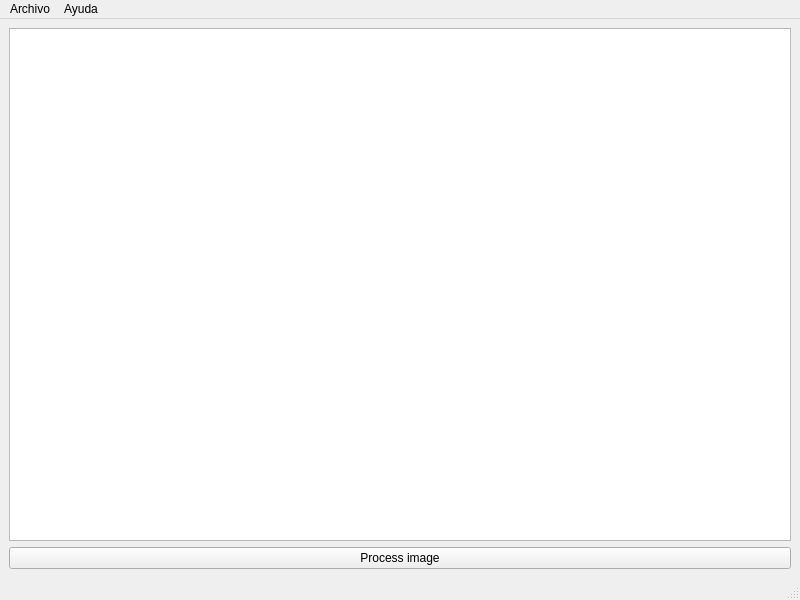
<?xml version="1.0" encoding="UTF-8"?>
<ui version="4.0">
 <class>MainWindow</class>
 <widget class="QMainWindow" name="MainWindow">
  <property name="geometry">
   <rect>
    <x>0</x>
    <y>0</y>
    <width>800</width>
    <height>600</height>
   </rect>
  </property>
  <property name="windowTitle">
   <string>Thermal Comfort 1.0</string>
  </property>
  <widget class="QWidget" name="centralwidget">
   <layout class="QGridLayout" name="gridLayout">
    <item row="0" column="0">
     <widget class="QTableWidget" name="photosTableWidget"/>
    </item>
    <item row="1" column="0">
     <widget class="QPushButton" name="pushButton">
      <property name="text">
       <string>Process image</string>
      </property>
     </widget>
    </item>
   </layout>
  </widget>
  <widget class="QMenuBar" name="menubar">
   <property name="geometry">
    <rect>
     <x>0</x>
     <y>0</y>
     <width>800</width>
     <height>21</height>
    </rect>
   </property>
   <widget class="QMenu" name="menuArchivo">
    <property name="title">
     <string>Archivo</string>
    </property>
    <addaction name="actionTomar_fotos"/>
    <addaction name="separator"/>
    <addaction name="actionCargar_fotos"/>
   </widget>
   <widget class="QMenu" name="menuAyuda">
    <property name="title">
     <string>Ayuda</string>
    </property>
    <addaction name="actionAcerca_de"/>
   </widget>
   <addaction name="menuArchivo"/>
   <addaction name="menuAyuda"/>
  </widget>
  <widget class="QStatusBar" name="statusbar"/>
  <action name="actionAcerca_de">
   <property name="text">
    <string>Acerca de</string>
   </property>
  </action>
  <action name="actionTomar_fotos">
   <property name="text">
    <string>Tomar fotos</string>
   </property>
  </action>
  <action name="actionCargar_fotos">
   <property name="text">
    <string>Cargar fotos</string>
   </property>
  </action>
 </widget>
 <resources/>
 <connections/>
</ui>
